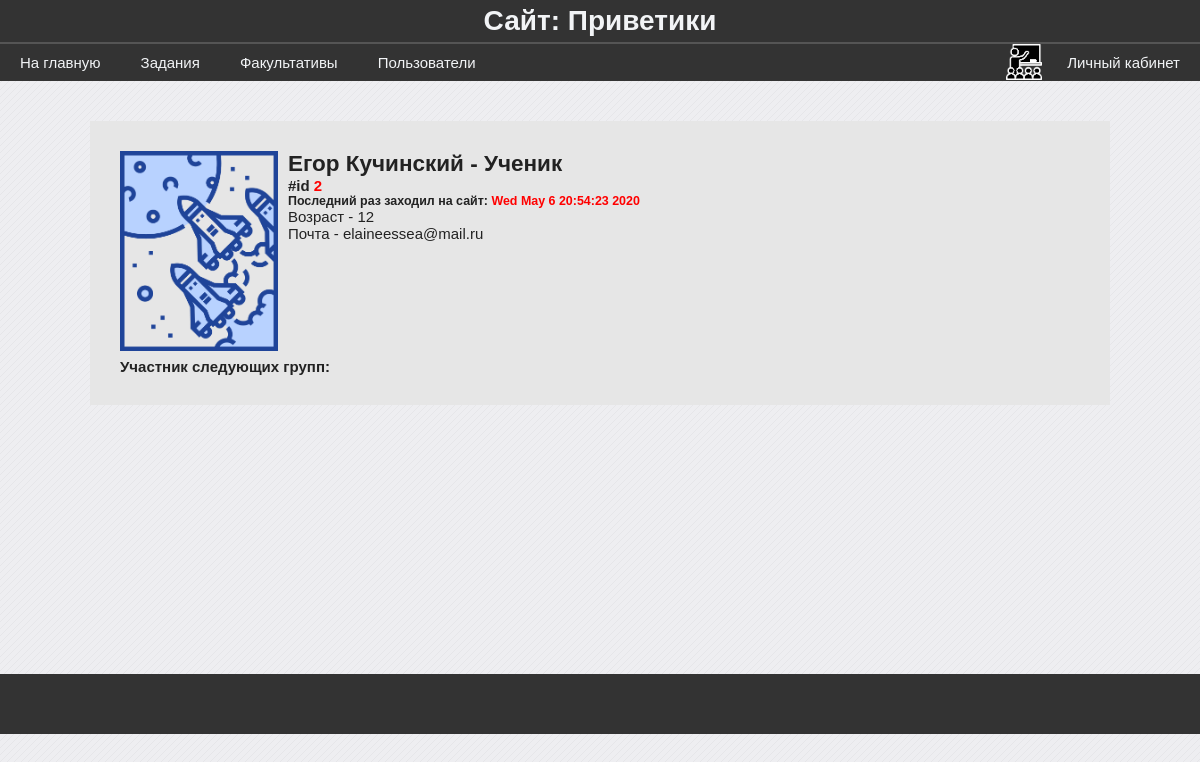
/user/2 (signed in), run on an earlier commit of the app's database.
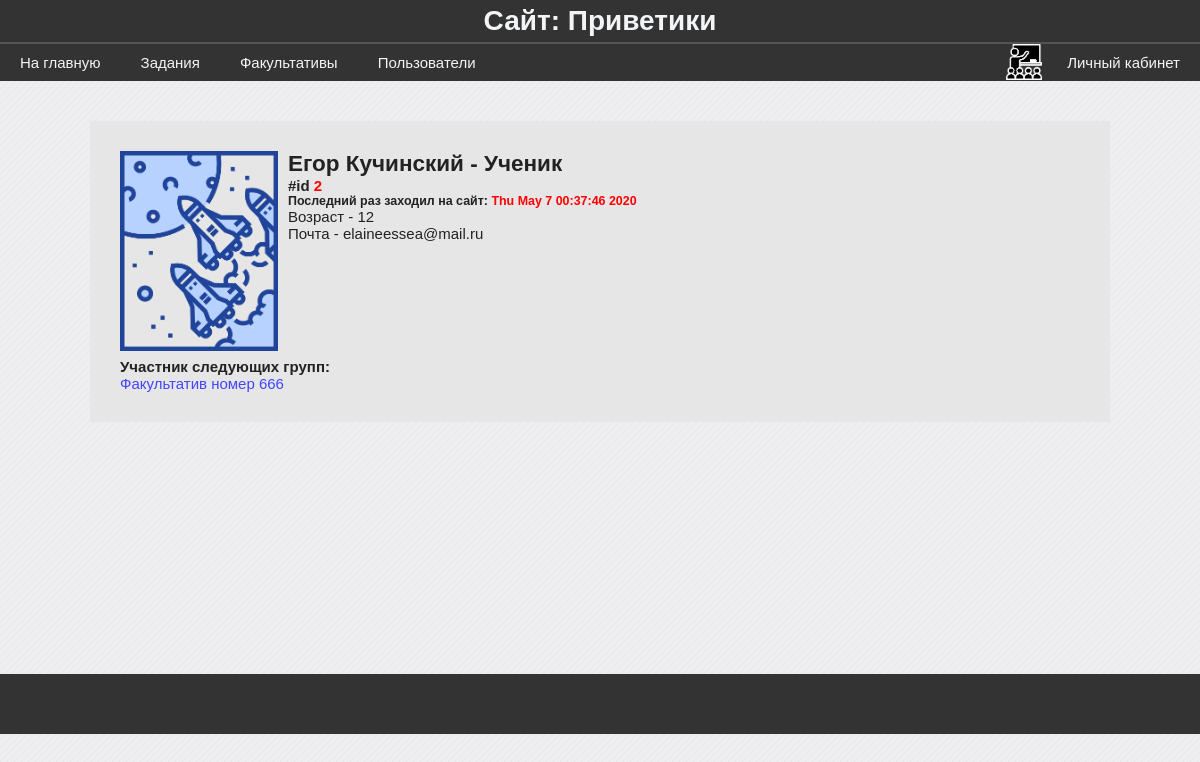
And on a later commit of the database.
### data/model_users.py (models this page shows, shortened)
class User(SqlAlchemyBase, UserMixin, SerializerMixin):
    __tablename__ = 'users'
    id = sqlalchemy.Column(sqlalchemy.Integer,
                           primary_key=True, autoincrement=True)
    surname = sqlalchemy.Column(sqlalchemy.String)
    name = sqlalchemy.Column(sqlalchemy.String)
    age = sqlalchemy.Column(sqlalchemy.Integer)
    email = sqlalchemy.Column(sqlalchemy.String)
    type = sqlalchemy.Column(sqlalchemy.Integer)
    last_time_in = sqlalchemy.Column(sqlalchemy.String,
                                     default=time.ctime)
    hashed_password = sqlalchemy.Column(sqlalchemy.String)
    groups = sqlalchemy.orm.relation("Group",
                                     secondary="users_to_groups",
                                     backref="users")
    tasks = sqlalchemy.orm.relation("Task",
                                    secondary="users_to_tasks",
                                    backref="addirional_users")

### data/model_groups.py (models this page shows, shortened)
class Group(SqlAlchemyBase, SerializerMixin):
    __tablename__ = 'groups'
    id = sqlalchemy.Column(sqlalchemy.Integer,
                           primary_key=True,
                           autoincrement=True)
    name = sqlalchemy.Column(sqlalchemy.String)
    leader_id = sqlalchemy.Column(sqlalchemy.Integer,
                                  sqlalchemy.ForeignKey('users.id'))
    info = sqlalchemy.Column(sqlalchemy.String)
    users_num = sqlalchemy.Column(sqlalchemy.Integer, default=0)
    tasks = sqlalchemy.orm.relation("Task",
                                    secondary="groups_to_tasks",
                                    backref="groups")

### blueprints/users.py (the view)
@blueprint.route('/user/<int:user_id>')
def user(user_id):
    session = db_session.create_session()
    user = session.query(User).get(user_id)
    groups = user.groups
    return render_template('user.html', user=user, groups=groups)

### blueprints/user_authenticate.py (called while the page is built)
@login_manager.user_loader
def user_load(user_id):
    session = db_session.create_session()
    return session.query(User).get(user_id)

### data/db_session.py (called while the page is built)
def create_session() -> Session:
    global __factory
    return __factory()

### templates/user.html (shortened to what this page needs)
{% extends "base.html" %}
{% block content %}
    <div class="infolist">
        <div class='flexbox flex_c_nowr'>
            <div><img src="{{ user.image if user.image else '../static/images/none_image.png'}}" height="200px">
                <h2>{{ user.name }} {{ user.surname }} - {{ 'Ученик ' if user.type == 3 }}
                                                              {{ 'Администрация' if user.type == 1 }}</h2>
                <h4>#id <span style='color: red'>{{ user.id }}</span></h4>
                <h5>Последний раз заходил на сайт: <span style='color: red'>{{ user.last_time_in }}</span></h5>
                <p>Возраст - {{ user.age }}</p>
                <p>Почта - {{ user.email }}</p>
            </div>
            <div>
                <h4>Участник следующих групп: </h4>
                {% for group in groups %}
                    <a href="/group/{{ group.id }}" class="link">{{ group.name }}{{ ', ' if not loop.last }}</a>
                {% endfor %}
            </div>
        </div>
    </div>
{% endblock %}

### templates/base.html (shortened to what this page needs)
<!DOCTYPE html>
<html lang="en">
<head>
    <link rel="stylesheet" href="../static/css/stylesheet.css">
</head>
<body>
    <header class="page-header">
        <h1>Сайт: Приветики</h1>
        <div class="flexbox flex_r_nowr flex_jcspacebetween_aicenter">
            <div class="flexbox">
                <a href="">На главную</a>
                {% if current_user.is_authenticated %}
                    <a href="">Задания</a>
                {% endif %}
                <a href="/groups">Факультативы</a>
                <a href="/users">Пользователи</a>
            </div>
            <div class="flexbox">
                {% if current_user.is_authenticated %}
                    {% if current_user.type == 0 %}
                        <img src="../static/images/admin1.png" alt="" class="page-header-icon">
                    {% elif current_user.type == 1 %}
                        <img src="../static/images/moder1.png" alt="" class="page-header-icon">
                    {% elif current_user.type == 2 %}
                        <img src="../static/images/teacher3.png" alt="" class="page-header-icon">
                    {% elif current_user.type == 3 %}
                        <img src="../static/images/student1.png" alt="" class="page-header-icon">
                    {% endif %}
                    <a href="/logout">Личный кабинет</a>
                {% else %}
                    <a href="/login">Войти</a>
                    <a href="/registration">Зарегистрироваться</a>
                {% endif %}
            </div>
        </div>
    </header>
    <main class="{{ 'flexbox flex_r_nowr' if bool_userbox }}">
        <div class="{{ 'main-content-userbox' if bool_userbox }}">
            {% block content %}{% endblock %}
        </div>
    </main>
    <footer class="page-footer"></footer>
</body>
</html>

### static/css/stylesheet.css (style rules this page uses)
body { background-color: #eeeef1; font-family: "Calibri", sans-serif; font-size: 15px; }
* { margin: 0; padding: 0; }
main { color: #222222; min-height: 553px; }
a { text-decoration: none; }
.page-header { background-color: #333; }
.page-header a { color: #f2f4f6; padding: 10px 20px; text-decoration: none; }
.page-header h1 { padding: 5px 0; border-bottom: 2px solid #555; color: #f2f4f6; font-size: 28px; text-align: center; }
.page-header-icon { height: 36px; margin-right: 5px; }
.page-footer { background-color: #333; color: #f2f4f6; height: 40px; padding: 10px; text-align: center; }
.link { color: #44f; }
.flexbox { display: flex; }
.flex_r_nowr { flex-flow: row nowrap; }
.flex_c_nowr { flex-flow: column nowrap; }
.flex_jcspacebetween_aicenter { justify-content: space-between; align-items: flex-end; }
.infolist { display: block; width: 80%; margin: auto; margin-top: 40px; background-color: rgb(230, 230, 230); padding: 30px; }
.infolist img { float: left; margin: 0px 10px 7px 0px }

What changed in the data, as far as the page shows it:
changed User "Егор": last_time_in "Wed May 6 20:54:23 2020" → "Thu May 7 00:37:46 2020"
now on this page (row edited): Group: name "Факультатив номер 666"
